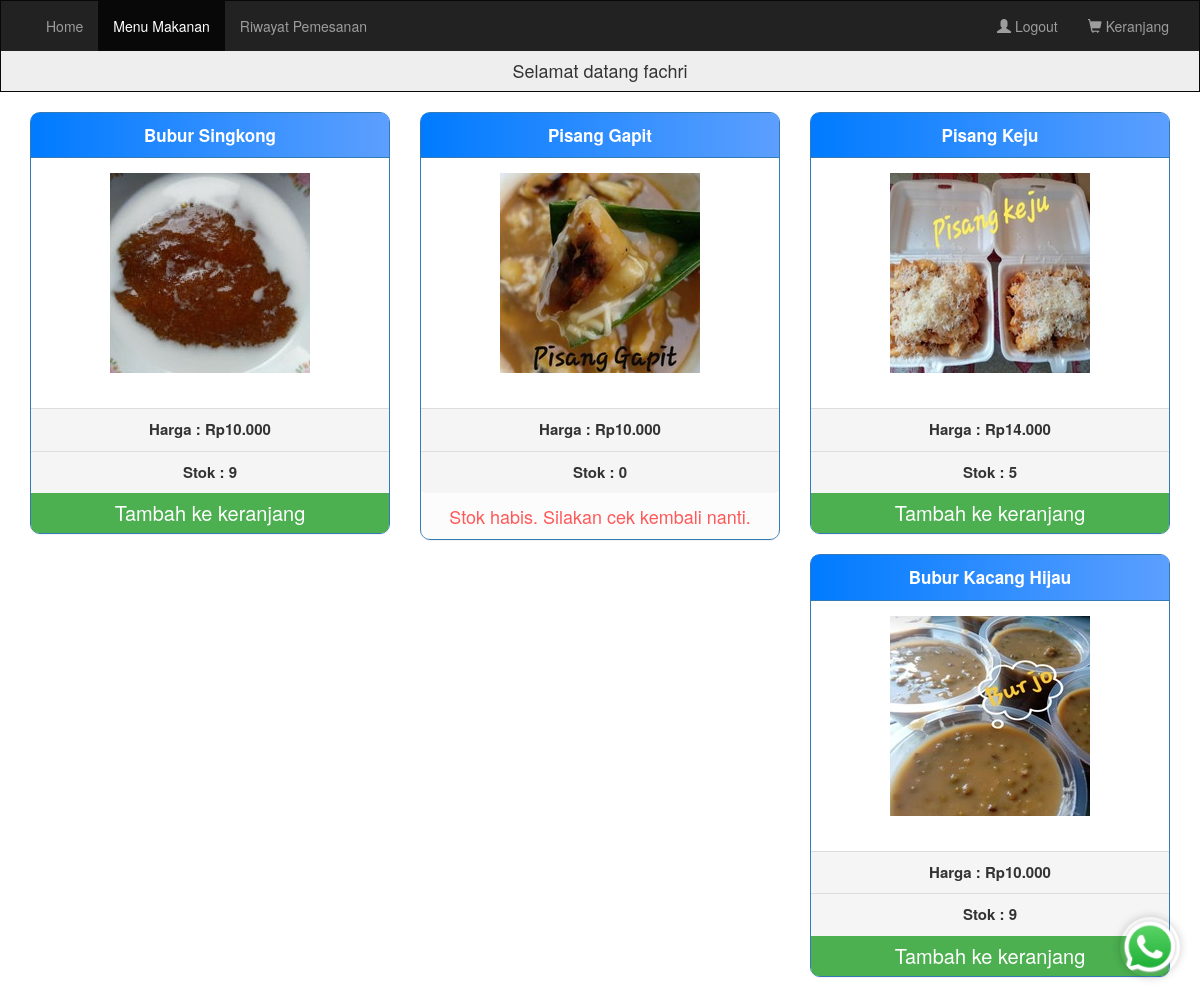
The app's page /menu.php (signed in) with its own data.
### tables this page shows
CREATE TABLE `items` (
  `item_id` int(11) NOT NULL,
  `item_name` varchar(225) NOT NULL,
  `stok` int(11) NOT NULL,
  `harga` decimal(6,3) NOT NULL,
  `item_image` varchar(100) DEFAULT NULL,
  `item_desc` text DEFAULT NULL,
  `aktif` tinyint(1) NOT NULL DEFAULT 1
);

### menu.php (the view, shortened to what this page needs)
<?php
require("koneksi/koneksi.php");
?>
<html lang="en">
<head>
  <link rel="stylesheet" href="https://maxcdn.bootstrapcdn.com/bootstrap/3.3.7/css/bootstrap.min.css">
  <link rel="stylesheet" href="css/menu.css">
</head>
<body>
  <nav class="navbar navbar-inverse" style="border-radius:0px;">
    <div class="container-fluid">
      <div class="collapse navbar-collapse" id="myNavbar">
        <ul class="nav navbar-nav">
          <li><a href="home.php">Home</a></li>
          <li class="active"><a href="menu.php">Menu Makanan</a></li>
          <li><a href="history.php">Riwayat Pemesanan</a></li>
        </ul>
        <ul class="nav navbar-nav navbar-right">
          <li><?php
              if (!isset($_SESSION['username'])) {
                echo "<a href='login.php'><span class='glyphicon glyphicon-user'></span> Login</a>";
              } else {
                echo "<a href='logout.php'><span class='glyphicon glyphicon-user'></span> Logout</a>";
              }
              ?></li>
          <li><a href="cart.php"><span class="glyphicon glyphicon-shopping-cart"></span> Keranjang</a></li>
        </ul>
      </div>
    </div>
    <?php if (isset($_SESSION['username'])) { ?>
      <div class="collapse navbar-collapse" style="text-align:center; background-color:#eeeeee; ">
        <h4>Selamat datang <?php echo $_SESSION['cust_name']; ?></h4>
      </div>
    <?php } ?>
  </nav>
  <div class="container">
    <div class="row">
      <?php
      $stmt = $conn->query('select item_id,item_name,harga,stok,item_image,item_desc from items where aktif=1');
      while ($row = $stmt->fetch(PDO::FETCH_ASSOC)) {
      ?>
        <div class="col-sm-4">
          <div class="panel panel-primary" style="border-radius:10px 10px 10px 10px;">
            <div class="panel-heading" align="center" style="border-radius:7px 7px 0px 0px;"><b style="font-size:17px;"><?php echo $row['item_name']; ?></b></div>
            <div class="panel-body" align="center" style="height:250px; width:auto; ">
              <img src="<?php echo $row['item_image']; ?>" alt="Image" class="img-responsive">
            </div>
            <div class="panel-footer" align="center"><b style="font-size:15px;">Harga : Rp<?php echo $row['harga']; ?></b></div>
            <div class="panel-footer" align="center">
              <b style="font-size:15px;">Stok : <?php echo $row['stok']; ?></b>
            </div>
            <?php if ($row['stok'] > 0) { ?>
              <?php if (isset($_SESSION['username'])) { ?>
                <a class="btn btn-tambah btn-md btn-block" href="menu.php?itm_id=<?php echo $row['item_id']; ?>">Tambah ke keranjang</a>
              <?php } else { ?>
                <a class="btn btn-tambah btn-md btn-block" href="login.php" style="pointer-events: none; cursor: default;">Login untuk tambah ke keranjang</a>
              <?php } ?>
            <?php } else { ?>
              <button class="btn btn-light btn-lg btn-block" disabled style="color: red;">Stok habis. Silakan cek kembali nanti.</button>
            <?php } ?>
          </div>
        </div>
      <?php } ?>
    </div>
    <a href="https://wa.me/+6289657172345?text=Halo%20saya%20ingin%20bertanya%20tentang%20produk%20Anda" class="whatsapp-button" target="_blank">
      <img src="Pictures/whatsapp.webp" alt="Logo WhatsApp">
    </a>
</body>
</html>

### css/menu.css (style rules this page uses)
.panel { transition: transform 0.3s ease, box-shadow 0.3s ease; }
.btn-md { font-size: 20px; }
.btn-tambah { background-color: #4caf50; color: white; border: none; border-radius: 0px 0px 8px 8px; }
.whatsapp-button { position: fixed; bottom: 20px; right: 20px; z-index: 1000; transition: transform 0.3s ease, box-shadow 0.3s ease; }
.whatsapp-button img { width: 60px; height: 60px; border-radius: 50%; box-shadow: 0 0 10px rgba(0, 0, 0, 0.2); }

### menu.php (style rules this page uses)
.panel-primary { border-color: linear-gradient(to right, #007bff, #5c9fff); }
.panel-primary>.panel-heading { background: linear-gradient(to right, #007bff, #5c9fff); border-color: linear-gradient(to right, #007bff, #5c9fff); }

### records on screen
items: item_name "Bubur Singkong", item_image (picture), harga "10.000", stok "9"
items: item_name "Pisang Gapit", item_image (picture), harga "10.000", stok "0", shows "Stok habis. Silakan cek kembali nanti."
items: item_name "Pisang Keju", item_image (picture), harga "14.000", stok "5"
items: item_name "Bubur Kacang Hijau", item_image (picture), harga "10.000", stok "9"

### other values on screen
$_SESSION['cust_name'] "fachri"
